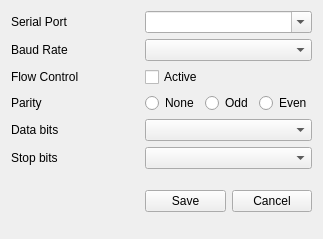
<?xml version="1.0" encoding="UTF-8"?>
<ui version="4.0">
 <class>SerialConfiguration</class>
 <widget class="QWidget" name="SerialConfiguration">
  <property name="geometry">
   <rect>
    <x>0</x>
    <y>0</y>
    <width>323</width>
    <height>239</height>
   </rect>
  </property>
  <property name="windowTitle">
   <string>Form</string>
  </property>
  <layout class="QGridLayout" name="gridLayout_2">
   <item row="0" column="0">
    <layout class="QGridLayout" name="gridLayout" rowstretch="0,0,0,0,0,0,0" columnstretch="0,0,0">
     <item row="6" column="0">
      <spacer name="verticalSpacer">
       <property name="orientation">
        <enum>Qt::Vertical</enum>
       </property>
       <property name="sizeHint" stdset="0">
        <size>
         <width>20</width>
         <height>40</height>
        </size>
       </property>
      </spacer>
     </item>
     <item row="0" column="1">
      <spacer name="horizontalSpacer">
       <property name="orientation">
        <enum>Qt::Horizontal</enum>
       </property>
       <property name="sizeHint" stdset="0">
        <size>
         <width>40</width>
         <height>20</height>
        </size>
       </property>
      </spacer>
     </item>
     <item row="3" column="0">
      <widget class="QLabel" name="label_4">
       <property name="text">
        <string>Parity</string>
       </property>
      </widget>
     </item>
     <item row="1" column="2">
      <widget class="QComboBox" name="baudRateBox"/>
     </item>
     <item row="2" column="2">
      <widget class="QCheckBox" name="flowControl">
       <property name="text">
        <string>Active</string>
       </property>
      </widget>
     </item>
     <item row="1" column="1">
      <spacer name="horizontalSpacer_2">
       <property name="orientation">
        <enum>Qt::Horizontal</enum>
       </property>
       <property name="sizeHint" stdset="0">
        <size>
         <width>40</width>
         <height>20</height>
        </size>
       </property>
      </spacer>
     </item>
     <item row="0" column="2">
      <widget class="QComboBox" name="portListBox">
       <property name="editable">
        <bool>true</bool>
       </property>
       <item>
        <property name="text">
         <string/>
        </property>
       </item>
      </widget>
     </item>
     <item row="4" column="0">
      <widget class="QLabel" name="label_5">
       <property name="text">
        <string>Data bits</string>
       </property>
      </widget>
     </item>
     <item row="1" column="0">
      <widget class="QLabel" name="label_2">
       <property name="text">
        <string>Baud Rate</string>
       </property>
      </widget>
     </item>
     <item row="2" column="0">
      <widget class="QLabel" name="label_3">
       <property name="text">
        <string>Flow Control</string>
       </property>
      </widget>
     </item>
     <item row="3" column="2">
      <layout class="QHBoxLayout" name="horizontalLayout">
       <item>
        <widget class="QRadioButton" name="parityNone">
         <property name="text">
          <string>None</string>
         </property>
        </widget>
       </item>
       <item>
        <widget class="QRadioButton" name="parityOdd">
         <property name="text">
          <string>Odd</string>
         </property>
        </widget>
       </item>
       <item>
        <widget class="QRadioButton" name="parityEven">
         <property name="text">
          <string>Even</string>
         </property>
        </widget>
       </item>
      </layout>
     </item>
     <item row="0" column="0">
      <widget class="QLabel" name="label">
       <property name="text">
        <string>Serial Port</string>
       </property>
      </widget>
     </item>
     <item row="5" column="0">
      <widget class="QLabel" name="label_6">
       <property name="text">
        <string>Stop bits</string>
       </property>
      </widget>
     </item>
     <item row="6" column="2">
      <layout class="QHBoxLayout" name="horizontalLayout_2">
       <item>
        <widget class="QPushButton" name="saveBtn">
         <property name="text">
          <string>Save</string>
         </property>
         <property name="icon">
          <iconset resource="../files.qrc">
           <normaloff>:/files/images/validate.png</normaloff>:/files/images/validate.png</iconset>
         </property>
        </widget>
       </item>
       <item>
        <widget class="QPushButton" name="cancelBtn">
         <property name="text">
          <string>Cancel</string>
         </property>
        </widget>
       </item>
      </layout>
     </item>
     <item row="4" column="2">
      <widget class="QComboBox" name="dataBits"/>
     </item>
     <item row="5" column="2">
      <widget class="QComboBox" name="stopBits"/>
     </item>
    </layout>
   </item>
  </layout>
 </widget>
 <resources>
  <include location="../files.qrc"/>
 </resources>
 <connections>
  <connection>
   <sender>cancelBtn</sender>
   <signal>clicked()</signal>
   <receiver>SerialConfiguration</receiver>
   <slot>close()</slot>
   <hints>
    <hint type="sourcelabel">
     <x>262</x>
     <y>216</y>
    </hint>
    <hint type="destinationlabel">
     <x>161</x>
     <y>121</y>
    </hint>
   </hints>
  </connection>
 </connections>
</ui>
